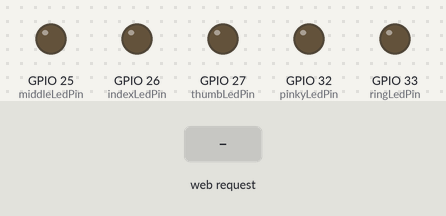
A sketch run on a simulated ESP32. Parts: output pins drawn as LEDs (lit = HIGH). The inputs (shaded band) are chosen by the test bench. WiFi joins after 1.5 s; servers stay silent unless stated; what the sketch prints to the serial monitor is not drawn.

Above: at 3.7 s.
3.8 s: HTTP request GET /led/thumb/on received
At 5.0 s:
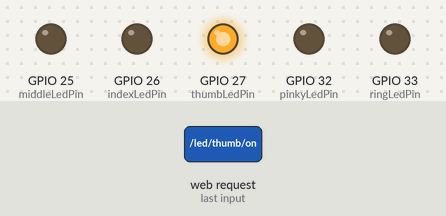
5.3 s: HTTP request GET /led/index/on received
At 6.3 s:
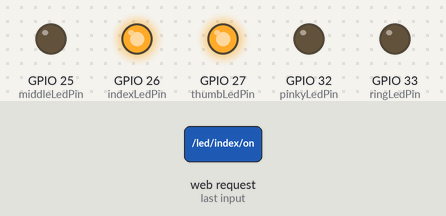
6.8 s: HTTP request GET /led/thumb/off received
At 7.4 s:
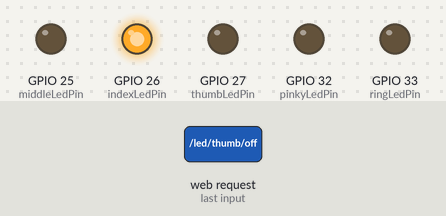
8.3 s: HTTP request GET /led/middle/on received
At 9.5 s:
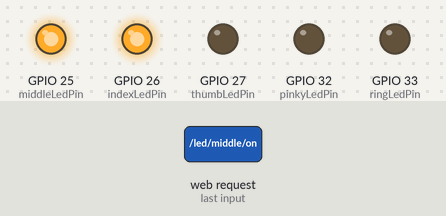
9.8 s: HTTP request GET /led/index/off received
At 10.9 s:
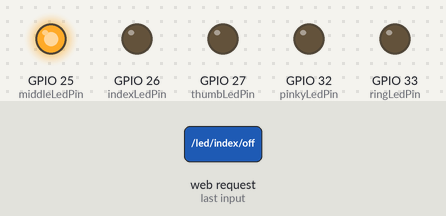
11.3 s: HTTP request GET /led/ring/on received
At 12.0 s:
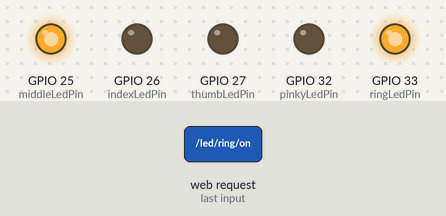
Timing chart, 0 to 13.8 s (numbered marks = the images above; inputs shaded):
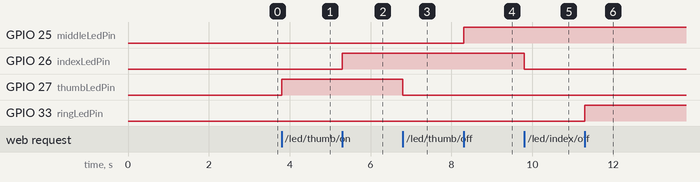

Measured:
- after the input at 3.8 s, GPIO 27 (thumbLedPin): LOW → HIGH at once
- after the input at 5.3 s, GPIO 26 (indexLedPin): LOW → HIGH at once
- after the input at 6.8 s, GPIO 27 (thumbLedPin): HIGH → LOW at once
- after the input at 8.3 s, GPIO 25 (middleLedPin): LOW → HIGH at once
- after the input at 9.8 s, GPIO 26 (indexLedPin): HIGH → LOW at once
- after the input at 11.3 s, GPIO 33 (ringLedPin): LOW → HIGH at once

The sketch:

sketch_dec4b.ino
```cpp
#include <WiFi.h>
#include <WebServer.h>

// WiFi credentials
const char* ssid = "TestESP";
const char* password = "12345678";

// Web server on port 80
WebServer server(80);

// LED pins
const int thumbLedPin = 27;
const int indexLedPin = 26;
const int middleLedPin = 25;
const int ringLedPin = 33;
const int pinkyLedPin = 32;

// Handler functions
void handleThumbOn()  { digitalWrite(thumbLedPin,HIGH); server.send(200,"text/plain","Thumb LED ON"); }
void handleThumbOff() { digitalWrite(thumbLedPin,LOW); server.send(200,"text/plain","Thumb LED OFF"); }

void handleIndexOn()  { digitalWrite(indexLedPin,HIGH); server.send(200,"text/plain","Index LED ON"); }
void handleIndexOff() { digitalWrite(indexLedPin,LOW); server.send(200,"text/plain","Index LED OFF"); }

void handleMiddleOn()  { digitalWrite(middleLedPin,HIGH); server.send(200,"text/plain","Middle LED ON"); }
void handleMiddleOff() { digitalWrite(middleLedPin,LOW); server.send(200,"text/plain","Middle LED OFF"); }

void handleRingOn()  { digitalWrite(ringLedPin,HIGH); server.send(200,"text/plain","Ring LED ON"); }
void handleRingOff() { digitalWrite(ringLedPin,LOW); server.send(200,"text/plain","Ring LED OFF"); }

void handlePinkyOn()  { digitalWrite(pinkyLedPin,HIGH); server.send(200,"text/plain","Pinky LED ON"); }
void handlePinkyOff() { digitalWrite(pinkyLedPin,LOW); server.send(200,"text/plain","Pinky LED OFF"); }

void setup() {
  Serial.begin(115200);
  delay(1000);

  // Initialize LEDs
  pinMode(thumbLedPin, OUTPUT);
  pinMode(indexLedPin, OUTPUT);
  pinMode(middleLedPin, OUTPUT);
  pinMode(ringLedPin, OUTPUT);
  pinMode(pinkyLedPin, OUTPUT);

  digitalWrite(thumbLedPin, LOW);
  digitalWrite(indexLedPin, LOW);
  digitalWrite(middleLedPin, LOW);
  digitalWrite(ringLedPin, LOW);
  digitalWrite(pinkyLedPin, LOW);

  // Connect to WiFi
  Serial.print("Connecting to WiFi: ");
  Serial.println(ssid);
  WiFi.begin(ssid, password);
  while (WiFi.status() != WL_CONNECTED) {
    delay(500);
    Serial.print(".");
  }
  Serial.println("\nConnected!");
  Serial.print("IP Address: ");
  Serial.println(WiFi.localIP());

  // Setup server routes
  server.on("/led/thumb/on", handleThumbOn);
  server.on("/led/thumb/off", handleThumbOff);

  server.on("/led/index/on", handleIndexOn);
  server.on("/led/index/off", handleIndexOff);

  server.on("/led/middle/on", handleMiddleOn);
  server.on("/led/middle/off", handleMiddleOff);

  server.on("/led/ring/on", handleRingOn);
  server.on("/led/ring/off", handleRingOff);

  server.on("/led/pinky/on", handlePinkyOn);
  server.on("/led/pinky/off", handlePinkyOff);

  server.begin();
  Serial.println("Server started");
}

void loop() {
  server.handleClient(); // Must be called frequently in loop
}
```
